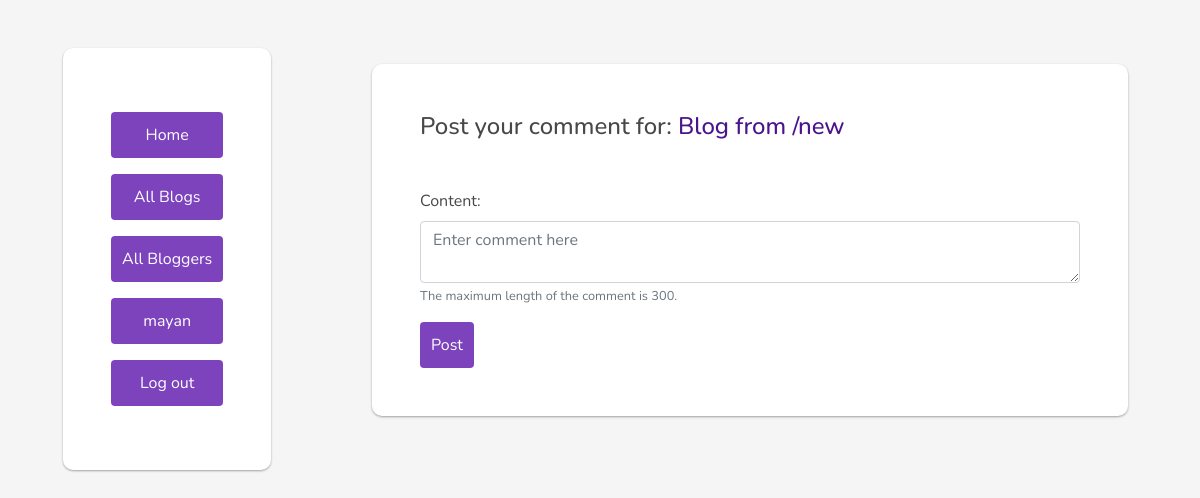
Before: /blog/15/comment/ (signed in) with the older database file.
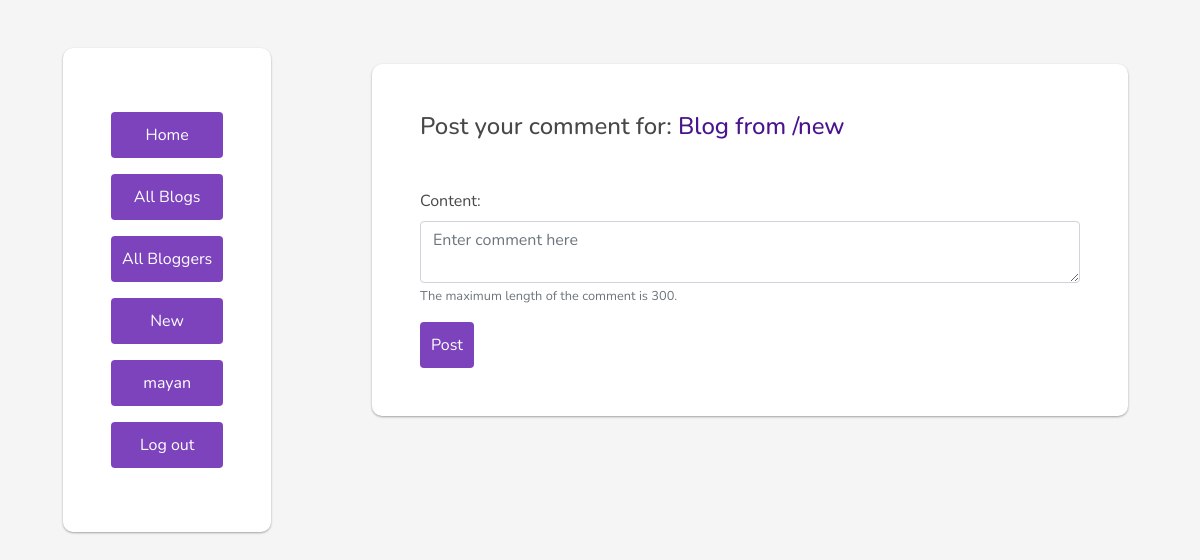
After: the same page with the newer database file.
### blog/views.py (the view)
# urls.py: path('blog/<int:pk>/comment/', views.NewCommentView, name='comment'),
def NewCommentView(request, pk):
	if request.user.is_authenticated :
		post = Post.objects.get(pk=pk)
		if request.method == 'POST':
			form = NewCommentForm(request.POST)
			if form.is_valid():
				comment = form.save(commit=False)
				comment.created_by = request.user
				comment.post = post
				comment.save()
				return redirect('blog:blog', pk=pk)
		else:
			form = NewCommentForm()
		return render(request, 'blog/comment.html', {'form': form, 'post': post})
	else:
		return redirect('accounts:login')

### blog/forms.py
class NewCommentForm(forms.ModelForm):
    content = forms.CharField(
        widget=forms.Textarea(
            attrs={'rows': 2, 'placeholder': 'Enter comment here'}
        ),
        max_length=300,
        help_text='The maximum length of the comment is 300.'
    )
    class Meta:
        model = Comment
        fields = ['content']

### blog/templates/blog/comment.html
{% extends 'blog/base.html' %}
{% load humanize %}
{% load widget_tweaks %}
{% block content %}
<form method="post" novalidate class="m-5 bg-white p-5 m-5 comment-form">
    <h4 class="mb-5">Post your comment for:
        <a href="{% url 'blog:blog' post.id %}">{{ post.title }}</a>
    </h4>
    {% csrf_token %} {% include 'blog/form.html' %}
    <button type="submit" class="btn bg-white p-2 submit-btn">Post</button>
</form>
{% endblock %}

### blog/templates/blog/base.html (shortened to what this page needs)
{% load static %}
<!DOCTYPE html>
<html>
<head>
    <link rel="stylesheet" href="{% static 'css/bootstrap.min.css' %}">
    <link rel="stylesheet" href="{% static 'css/custom.css' %}">
</head>
<body>
    <div class="container-fluid">
        <div class="row justify-content">
            <nav class="col d-none d-md-block m-5">
                <div class="position-fixed navbar-links bg-white p-5 nav-card">
                       <a class="btn bg-white mb-3 p-2 mt-3" href="{% url 'blog:home' %}">Home</a>
                       <a class="btn bg-white mb-3 p-2" href="{% url 'blog:home' %}">All Blogs</a>
                       <a class="btn bg-white mb-3 p-2" href="{% url 'blog:bloggers' %}">All Bloggers</a>
                        {% if user.is_authenticated %}
                            {% if user.is_blogger %}
                                <a class="btn bg-white mb-3 p-2" href="{% url 'blog:new'%}">New</a>
                            {% endif %}
                                <a class="btn bg-white mb-3 p-2" href="{% url 'blog:blogger' user.username %}">{{user.username}}</a>
                                <a class="btn bg-white mb-3 p-2" href="{% url 'accounts:logout' %}">Log out</a>
                            {% else %}
                                <a class="btn bg-white mb-3 p-2" href="{% url 'accounts:login' %}">Log In</a>
                        {% endif %}
                </div>
            </nav>
            <main class="col-md-8 ml-sm-auto col-lg-9 pt-3 px-4">
                {% block content %} {% endblock %}
            </main>
        </div>
    </div>
</body>
</html>

Changed rows visible on the page:
changed User "mayan": is_blogger False → True (drawn)
Other visible differences:
text now shown: "New"
